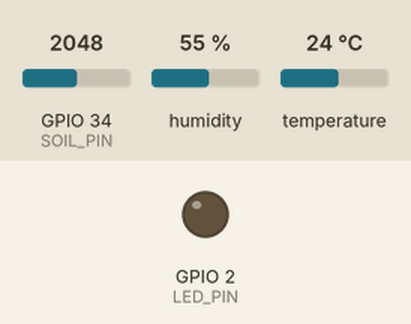
Recording of a sketch running on a simulated ESP32. On the bench: output pins drawn as LEDs (lit = HIGH). The inputs (shaded band) are chosen by the test bench; at power-on: GPIO 34 (SOIL_PIN) = 2048, humidity 55 %, temperature 24 °C (analog values on the 0–4095 scale). WiFi joins after 1.5 s; servers stay silent unless stated; uploads are accepted with an empty reply; what the sketch prints to the serial monitor is not drawn.

Above: at 5.39 s.
At 8.92 s:
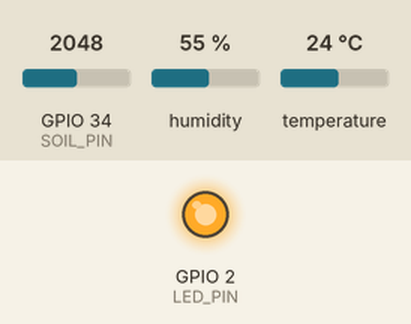
Timing chart, 0 to 9.2 s (numbered marks = the images above):
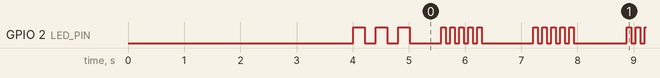

Measured:
- by itself, GPIO 2 (LED_PIN): moves between LOW and HIGH, repeating every 11.6 s
- by itself, everything shown: repeats every 1.6 s, in 4 steps

The sketch:

greenledger_esp32_v2_1.ino
```cpp
/*
 * GreenLedger — ESP32 Sensor Node v2.1
 * =====================================
 * Sensors  : Soil Moisture (GPIO34) + DHT11 (GPIO4)
 * EC sensor removed — not available in current prototype
 * Sends    : JSON POST to Flask API every 30s
 * Security : Device token in every request header
 *
 * Wiring:
 *   Soil Moisture AOUT  →  GPIO34
 *   Soil Moisture VCC   →  3.3V
 *   Soil Moisture GND   →  GND
 *   DHT11 DATA          →  GPI15
 *   DHT11 VCC           →  3.3V
 *   DHT11 GND           →  GND
 *
 * Libraries needed (Arduino Library Manager):
 *   ArduinoJson v6   by Benoit Blanchon
 *   DHT sensor       by Adafruit
 *   Adafruit Unified Sensor
 *
 * Board: DOIT ESP32 DEVKIT V1
 * Upload Speed: 115200
 */

#include <WiFi.h>
#include <HTTPClient.h>
#include <ArduinoJson.h>
#include <DHT.h>

/* ════ CHANGE THESE ══════════════════════════════════════ */
const char* WIFI_SSID     = "Chirag";
const char* WIFI_PASSWORD = "11111111";

// Use local backend while testing on laptop:
//const char* API_URL = "http://192.168.1.8:5000/api/sensors/data";

// Switch to this when using Railway:
const char* API_URL = "https://greenledger-api-tzkg.onrender.com/api/sensors/data";

const char* FARM_ID      = "F-01";
const char* DEVICE_ID    = "GL-F01";
const char* DEVICE_TOKEN = "gl-f01-a3f9c2e1";

const unsigned long SEND_INTERVAL = 30000UL; // 30 seconds
/* ════════════════════════════════════════════════════════ */

/* ── Pin definitions ── */
#define SOIL_PIN    34
#define DHT_PIN     15
#define DHT_TYPE    DHT11
#define LED_PIN     2

/* ── Soil moisture calibration ── */
// Step 1: Hold sensor in dry air → note RAW value → set as SOIL_DRY
// Step 2: Put sensor in water   → note RAW value → set as SOIL_WET
const int SOIL_DRY = 3239;  // adjust after calibration
const int SOIL_WET = 1525;  // adjust after calibration

DHT dht(DHT_PIN, DHT_TYPE);
unsigned long lastSent = 0;

/* ════════════════════════════════════════════════════════ */
void setup() {
  Serial.begin(115200);
  delay(500);
  Serial.println("\n=== GreenLedger ESP32 Sensor Node v2.1 ===");
  Serial.print("Farm: ");   Serial.println(FARM_ID);
  Serial.print("Device: "); Serial.println(DEVICE_ID);
  Serial.println("Sensors: Soil Moisture + DHT11");
  Serial.println("==========================================\n");

  pinMode(LED_PIN, OUTPUT);
  analogReadResolution(12);
  dht.begin();
  delay(2000); // DHT11 needs 2 seconds to stabilise

  connectWiFi();
}

void loop() {
  // Reconnect WiFi if dropped
  if (WiFi.status() != WL_CONNECTED) connectWiFi();

  unsigned long now = millis();
  if (lastSent == 0 || now - lastSent >= SEND_INTERVAL) {

    float moisture, temp, humidity, soc, ph;

    if (!readSensors(moisture, temp, humidity, soc, ph)) {
      Serial.println("[ERROR] Sensor read failed — check wiring");
      blink(3, 300);
      delay(5000);
      return;
    }

    printReadings(moisture, temp, humidity, soc, ph);

    if (sendToAPI(moisture, temp, humidity, soc, ph)) {
      lastSent = now;
      blink(2, 150); // 2 blinks = success
    } else {
      Serial.println("[ERROR] API send failed — retrying in 30s");
      blink(5, 80);  // 5 rapid blinks = error
    }
  }
  delay(500);
}

/* ── Read sensors ── */
bool readSensors(float& moisture, float& temp, float& humidity,
                 float& soc, float& ph) {

  // Soil moisture — average 10 ADC readings to reduce noise
  long adc_sum = 0;
  for (int i = 0; i < 10; i++) {
    adc_sum += analogRead(SOIL_PIN);
    delay(10);
  }
  int adc_avg = adc_sum / 10;
  moisture = map(adc_avg, SOIL_DRY, SOIL_WET, 0, 100);
  moisture = constrain(moisture, 0.0f, 100.0f);

  Serial.print("[ADC] Raw: "); Serial.print(adc_avg);
  Serial.print(" → Moisture: "); Serial.print(moisture, 1); Serial.println("%");

  // DHT11 — retry up to 3 times
  for (int attempt = 0; attempt < 3; attempt++) {
    humidity = dht.readHumidity();
    temp     = dht.readTemperature();

    if (!isnan(humidity) && !isnan(temp)) {
      // SOC estimated from moisture only (proxy — no EC sensor)
      // Based on simplified Sudduth relationship using moisture as predictor
      soc = 0.18f + 1.24f * (moisture / 100.0f);
      soc = constrain(soc, 0.3f, 5.0f);

      // pH estimated from moisture
      ph = 7.2f - (moisture / 100.0f) * 0.7f;
      ph = constrain(ph, 5.0f, 8.5f);

      return true;
    }
    Serial.print("[DHT] Read failed, attempt ");
    Serial.println(attempt + 1);
    delay(2000);
  }

 // CORRECT
Serial.println("[DHT] All 3 attempts failed — check wiring on GPIO15");;
  return false;
}

/* ── Send to backend API ── */
bool sendToAPI(float moisture, float temp, float humidity,
               float soc, float ph) {

  if (WiFi.status() != WL_CONNECTED) {
    Serial.println("[WiFi] Not connected — skipping send");
    return false;
  }

  HTTPClient http;
  http.begin(API_URL);
  http.addHeader("Content-Type", "application/json");
  http.addHeader("X-Device-Token", DEVICE_TOKEN);
  http.setTimeout(10000);

  StaticJsonDocument<256> doc;
  doc["farm_id"]       = FARM_ID;
  doc["device_id"]     = DEVICE_ID;
  doc["device_token"]  = DEVICE_TOKEN;
  doc["soil_moisture"] = round(moisture * 10) / 10.0f;
  doc["temperature"]   = round(temp     * 10) / 10.0f;
  doc["humidity"]      = round(humidity * 10) / 10.0f;
  doc["ec"]            = 0.0;   // no EC sensor in this prototype
  doc["soc_estimated"] = round(soc * 100) / 100.0f;
  doc["soil_ph"]       = round(ph  * 100) / 100.0f;

  String body;
  serializeJson(doc, body);
  Serial.print("[POST] "); Serial.println(body);

  int code = http.POST(body);
  String resp = http.getString();
  http.end();

  Serial.print("[HTTP] Response code: "); Serial.println(code);

  if (code == 201) {
    Serial.println("[OK] Reading accepted by GreenLedger API ✓");

    // Check if any alerts were triggered
    StaticJsonDocument<256> respDoc;
    deserializeJson(respDoc, resp);
    JsonArray alerts = respDoc["alerts"];
    if (alerts.size() > 0) {
      Serial.println("[ALERT] Server triggered alerts:");
      for (const char* alert : alerts) {
        Serial.print("  → "); Serial.println(alert);
      }
    }
    return true;
  }

  Serial.print("[ERR] Server response: "); Serial.println(resp);
  return false;
}

/* ── WiFi connection ── */
void connectWiFi() {
  Serial.print("Connecting to WiFi: ");
  Serial.println(WIFI_SSID);
  WiFi.begin(WIFI_SSID, WIFI_PASSWORD);

  int attempts = 0;
  while (WiFi.status() != WL_CONNECTED && attempts < 40) {
    delay(500);
    Serial.print(".");
    attempts++;
  }

  if (WiFi.status() == WL_CONNECTED) {
    Serial.println("\n✓ WiFi connected!");
    Serial.print("  IP Address: ");
    Serial.println(WiFi.localIP());
    blink(3, 200);
  } else {
    Serial.println("\n✗ WiFi failed — will retry on next loop");
  }
}

/* ── LED blink helper ── */
void blink(int n, int ms) {
  for (int i = 0; i < n; i++) {
    digitalWrite(LED_PIN, HIGH); delay(ms);
    digitalWrite(LED_PIN, LOW);  delay(ms);
  }
}

/* ── Print readings to Serial Monitor ── */
void printReadings(float m, float t, float h, float soc, float ph) {
  Serial.println("─────────────────────────────");
  Serial.print("  Soil Moisture : "); Serial.print(m,   1); Serial.println(" %");
  Serial.print("  Temperature   : "); Serial.print(t,   1); Serial.println(" °C");
  Serial.print("  Humidity      : "); Serial.print(h,   1); Serial.println(" %");
  Serial.print("  Est. SOC      : "); Serial.print(soc, 2); Serial.println(" %");
  Serial.print("  Est. pH       : "); Serial.print(ph,  2);
  Serial.println("─────────────────────────────");
}
```
